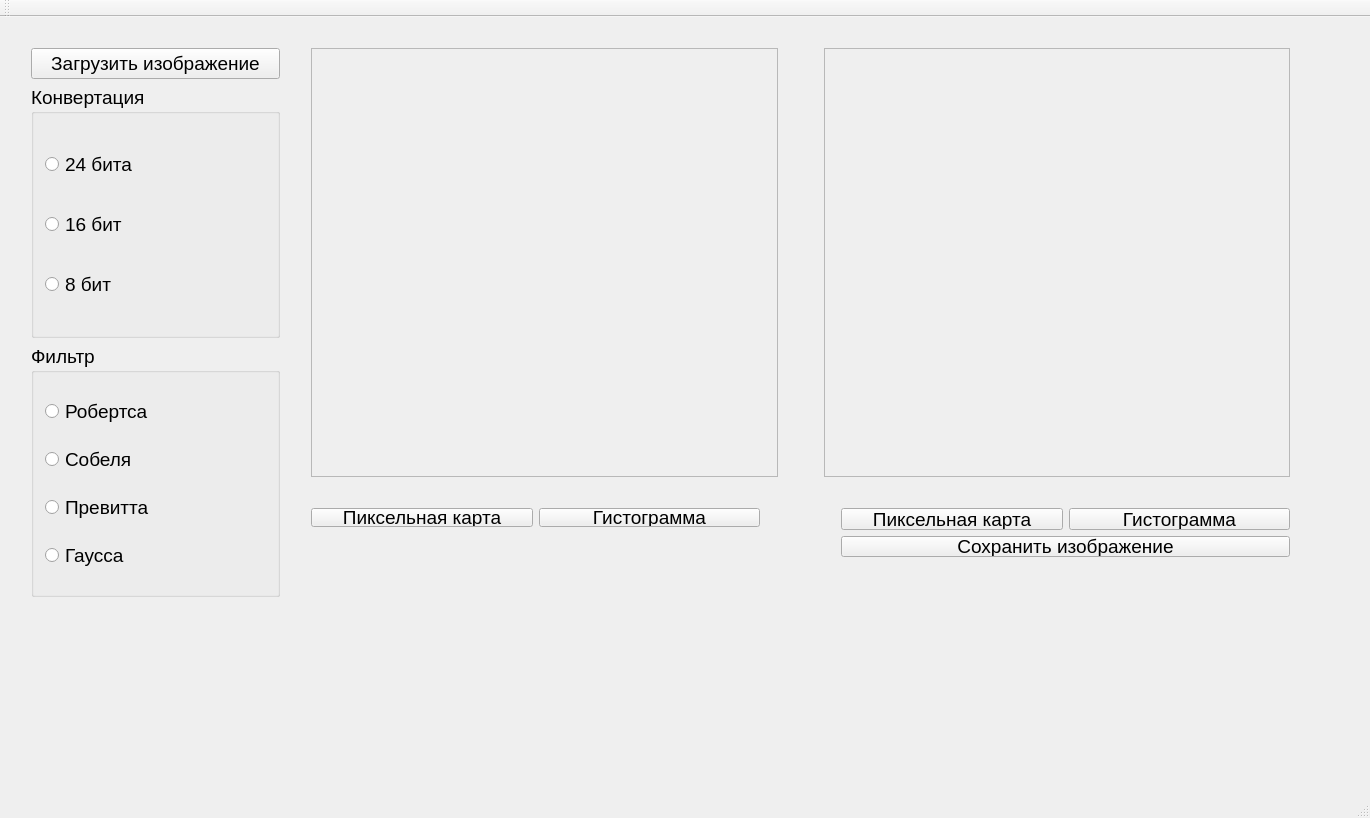
<?xml version="1.0" encoding="UTF-8"?>
<ui version="4.0">
 <class>MainWindow</class>
 <widget class="QMainWindow" name="MainWindow">
  <property name="geometry">
   <rect>
    <x>0</x>
    <y>0</y>
    <width>1370</width>
    <height>818</height>
   </rect>
  </property>
  <property name="sizePolicy">
   <sizepolicy hsizetype="Preferred" vsizetype="Fixed">
    <horstretch>0</horstretch>
    <verstretch>0</verstretch>
   </sizepolicy>
  </property>
  <property name="windowTitle">
   <string>MainWindow</string>
  </property>
  <widget class="QWidget" name="centralWidget">
   <widget class="QWidget" name="layoutWidget">
    <property name="geometry">
     <rect>
      <x>300</x>
      <y>20</y>
      <width>1001</width>
      <height>451</height>
     </rect>
    </property>
    <layout class="QHBoxLayout" name="horizontalLayout">
     <item>
      <widget class="QLabel" name="in_image">
       <property name="focusPolicy">
        <enum>Qt::ClickFocus</enum>
       </property>
       <property name="frameShape">
        <enum>QFrame::StyledPanel</enum>
       </property>
       <property name="frameShadow">
        <enum>QFrame::Sunken</enum>
       </property>
       <property name="text">
        <string/>
       </property>
       <property name="alignment">
        <set>Qt::AlignCenter</set>
       </property>
      </widget>
     </item>
     <item>
      <spacer name="horizontalSpacer">
       <property name="orientation">
        <enum>Qt::Horizontal</enum>
       </property>
       <property name="sizeType">
        <enum>QSizePolicy::Fixed</enum>
       </property>
       <property name="sizeHint" stdset="0">
        <size>
         <width>40</width>
         <height>20</height>
        </size>
       </property>
      </spacer>
     </item>
     <item>
      <widget class="QLabel" name="out_image">
       <property name="frameShape">
        <enum>QFrame::StyledPanel</enum>
       </property>
       <property name="frameShadow">
        <enum>QFrame::Sunken</enum>
       </property>
       <property name="text">
        <string/>
       </property>
       <property name="alignment">
        <set>Qt::AlignCenter</set>
       </property>
      </widget>
     </item>
    </layout>
   </widget>
   <widget class="QWidget" name="layoutWidget">
    <property name="geometry">
     <rect>
      <x>20</x>
      <y>20</y>
      <width>271</width>
      <height>571</height>
     </rect>
    </property>
    <layout class="QVBoxLayout" name="verticalLayout_2">
     <item>
      <widget class="QPushButton" name="load_image">
       <property name="enabled">
        <bool>true</bool>
       </property>
       <property name="font">
        <font>
         <pointsize>14</pointsize>
        </font>
       </property>
       <property name="text">
        <string>Загрузить изображение</string>
       </property>
      </widget>
     </item>
     <item>
      <widget class="QGroupBox" name="groupBox">
       <property name="font">
        <font>
         <pointsize>14</pointsize>
        </font>
       </property>
       <property name="title">
        <string>Конвертация</string>
       </property>
       <layout class="QVBoxLayout" name="verticalLayout">
        <item>
         <widget class="QRadioButton" name="bit24">
          <property name="text">
           <string>24 бита</string>
          </property>
         </widget>
        </item>
        <item>
         <widget class="QRadioButton" name="bit16">
          <property name="font">
           <font>
            <pointsize>14</pointsize>
           </font>
          </property>
          <property name="text">
           <string>16 бит</string>
          </property>
         </widget>
        </item>
        <item>
         <widget class="QRadioButton" name="bit8">
          <property name="font">
           <font>
            <pointsize>14</pointsize>
           </font>
          </property>
          <property name="text">
           <string>8 бит</string>
          </property>
         </widget>
        </item>
       </layout>
      </widget>
     </item>
     <item>
      <widget class="QGroupBox" name="groupBox_2">
       <property name="font">
        <font>
         <pointsize>14</pointsize>
        </font>
       </property>
       <property name="title">
        <string>Фильтр</string>
       </property>
       <layout class="QVBoxLayout" name="verticalLayout_3">
        <item>
         <widget class="QRadioButton" name="roberts">
          <property name="text">
           <string>Робертса</string>
          </property>
         </widget>
        </item>
        <item>
         <widget class="QRadioButton" name="sobel">
          <property name="text">
           <string>Собеля</string>
          </property>
         </widget>
        </item>
        <item>
         <widget class="QRadioButton" name="prewitt">
          <property name="text">
           <string>Превитта</string>
          </property>
         </widget>
        </item>
        <item>
         <widget class="QRadioButton" name="gaussian">
          <property name="text">
           <string>Гаусса</string>
          </property>
         </widget>
        </item>
       </layout>
      </widget>
     </item>
    </layout>
   </widget>
   <widget class="QWidget" name="">
    <property name="geometry">
     <rect>
      <x>300</x>
      <y>480</y>
      <width>471</width>
      <height>41</height>
     </rect>
    </property>
    <layout class="QHBoxLayout" name="horizontalLayout_2">
     <item>
      <widget class="QPushButton" name="pixel1">
       <property name="font">
        <font>
         <pointsize>14</pointsize>
        </font>
       </property>
       <property name="text">
        <string>Пиксельная карта</string>
       </property>
      </widget>
     </item>
     <item>
      <widget class="QPushButton" name="hist1">
       <property name="font">
        <font>
         <pointsize>14</pointsize>
        </font>
       </property>
       <property name="text">
        <string>Гистограмма</string>
       </property>
      </widget>
     </item>
    </layout>
   </widget>
   <widget class="QWidget" name="">
    <property name="geometry">
     <rect>
      <x>830</x>
      <y>480</y>
      <width>471</width>
      <height>71</height>
     </rect>
    </property>
    <layout class="QVBoxLayout" name="verticalLayout_4">
     <item>
      <layout class="QHBoxLayout" name="horizontalLayout_3">
       <item>
        <widget class="QPushButton" name="pixel2">
         <property name="font">
          <font>
           <pointsize>14</pointsize>
          </font>
         </property>
         <property name="text">
          <string>Пиксельная карта</string>
         </property>
        </widget>
       </item>
       <item>
        <widget class="QPushButton" name="hist2">
         <property name="font">
          <font>
           <pointsize>14</pointsize>
          </font>
         </property>
         <property name="text">
          <string>Гистограмма</string>
         </property>
        </widget>
       </item>
      </layout>
     </item>
     <item>
      <widget class="QPushButton" name="save_image">
       <property name="font">
        <font>
         <pointsize>14</pointsize>
        </font>
       </property>
       <property name="text">
        <string>Сохранить изображение</string>
       </property>
      </widget>
     </item>
    </layout>
   </widget>
  </widget>
  <widget class="QMenuBar" name="menuBar">
   <property name="geometry">
    <rect>
     <x>0</x>
     <y>0</y>
     <width>1370</width>
     <height>17</height>
    </rect>
   </property>
  </widget>
  <widget class="QToolBar" name="mainToolBar">
   <attribute name="toolBarArea">
    <enum>TopToolBarArea</enum>
   </attribute>
   <attribute name="toolBarBreak">
    <bool>false</bool>
   </attribute>
  </widget>
  <widget class="QStatusBar" name="statusBar"/>
 </widget>
 <layoutdefault spacing="6" margin="11"/>
 <resources/>
 <connections/>
</ui>
